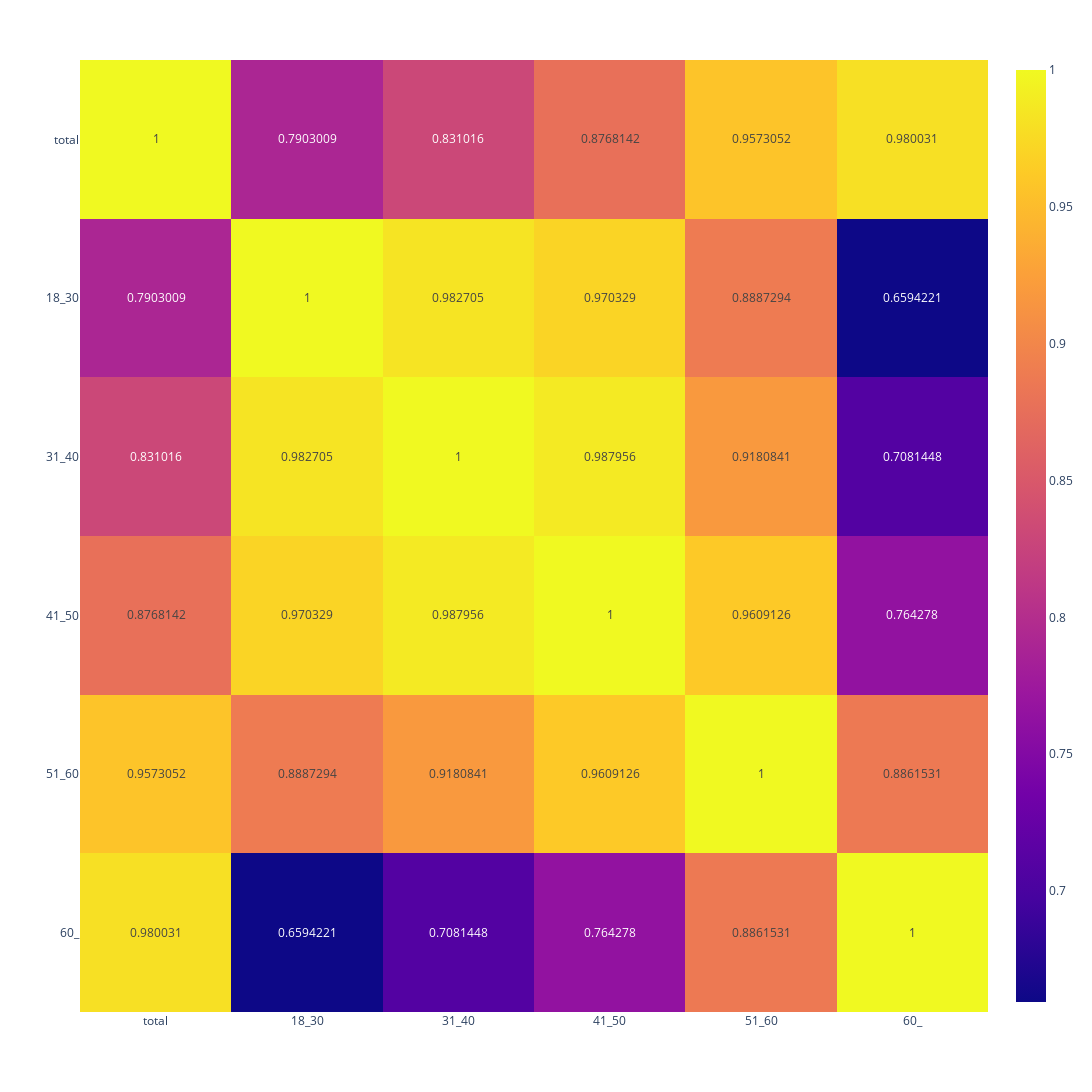

Notebook source saved alongside this figure:
### Markdown cell above
Почти по всем возрастам наибольшее количество инвалидов проживает в Москве и Санкт-Петербурге. Возможно, так как параметр не относительный, сказивается численность населения региона.  Интересно посмотреть есть ли корреляция между признаками.

### Code cell
fig = px.imshow(data[[data.columns[6], data.columns[7], data.columns[8], data.columns[9], data.columns[10], data.columns[11]]].corr(numeric_only=True), 
                text_auto=True, aspect="auto",
                # width=40,
                # height=100
                )
fig.update_layout(width=1500, height=1500)

fig.show()

### Figure 1 — Plotly figure (JSON) as saved in the notebook; plotly's stock layout.template omitted (floating-point values rounded to 4 significant figures)
{"data": [{"coloraxis": "coloraxis", "hovertemplate": "x: %{x}<br>y: %{y}<br>color: %{z}<extra></extra>", "name": "0", "texttemplate": "%{z}", "type": "heatmap", "x": ["total", "18_30", "31_40", "41_50", "51_60", "60_"], "xaxis": "x", "y": ["total", "18_30", "31_40", "41_50", "51_60", "60_"], "yaxis": "y", "z": [[1.0, 0.7903, 0.831, 0.8768, 0.9573, 0.98], [0.7903, 1.0, 0.9827, 0.9703, 0.8887, 0.6594], [0.831, 0.9827, 1.0, 0.988, 0.9181, 0.7081], [0.8768, 0.9703, 0.988, 1.0, 0.9609, 0.7643], [0.9573, 0.8887, 0.9181, 0.9609, 1.0, 0.8862], [0.98, 0.6594, 0.7081, 0.7643, 0.8862, 1.0]]}], "layout": {"coloraxis": {"colorscale": [[0, "#0d0887"], [0.1111, "#46039f"], [0.2222, "#7201a8"], [0.3333, "#9c179e"], [0.4444, "#bd3786"], [0.5556, "#d8576b"], [0.6667, "#ed7953"], [0.7778, "#fb9f3a"], [0.8889, "#fdca26"], [1, "#f0f921"]]}, "height": 1500, "margin": {"t": 60}, "width": 1500, "xaxis": {"anchor": "y", "domain": [0, 1]}, "yaxis": {"anchor": "x", "autorange": "reversed", "domain": [0, 1]}}}
